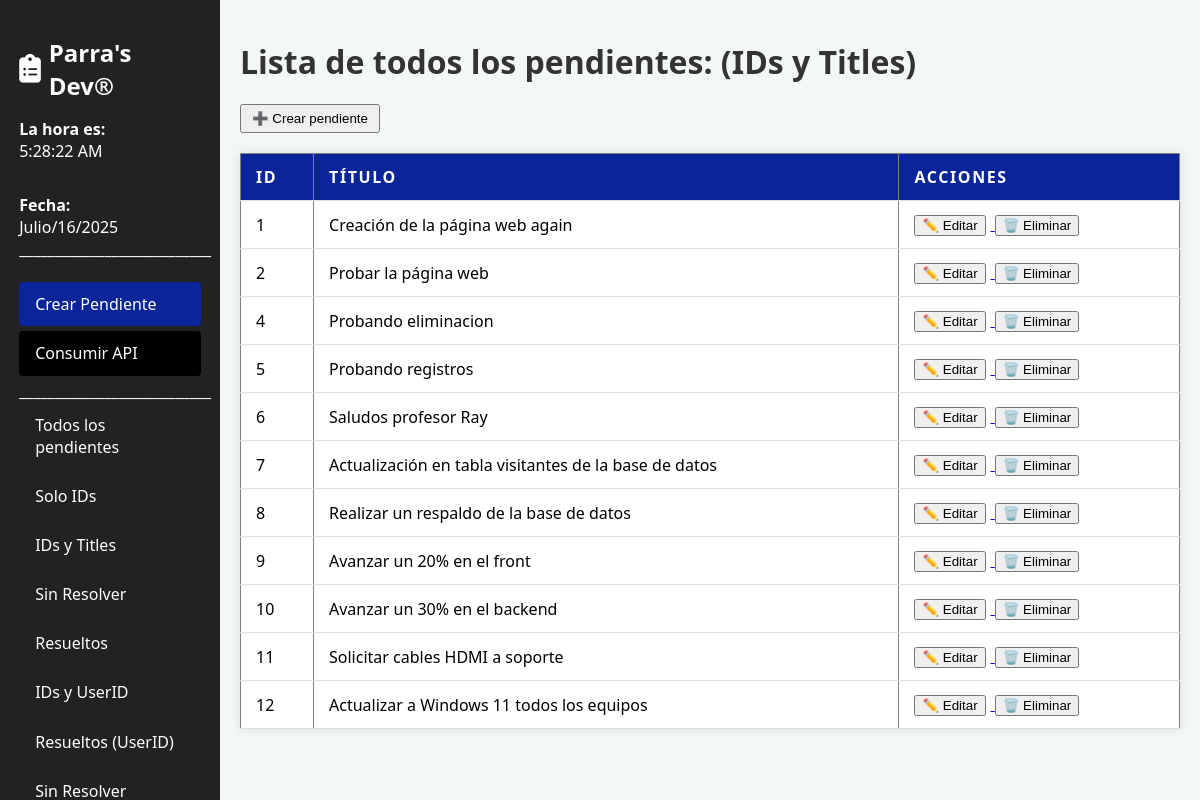
The page /ids_titles/ on the database its author committed.
### pendientes/models.py (models this page shows, shortened)
class Pendiente(models.Model):
    userId = models.IntegerField()
    title = models.CharField(max_length=200)
    completed = models.BooleanField(default=False)

### pendientes/views.py (the view)
# urls.py: path('ids_titles/', views.lista_ids_titles, name='ids_titles'),
def lista_ids_titles(request):
    pendientes = Pendiente.objects.all().values('id', 'title')
    return render(request, 'pendientes/ids_titles.html', {'pendientes': pendientes})

### pendientes/templates/pendientes/ids_titles.html
{% extends 'pendientes/base.html' %}
{% block content %}
<h1>Lista de todos los pendientes: (IDs y Titles)</h1>
<div style="margin-bottom: 15px;">
    <a href="{% url 'crear_pendiente' %}">
        <button style="padding: 5px 10px;">➕ Crear pendiente</button>
    </a>
</div>
<table border="1" cellspacing="0" cellpadding="5">
    <thead>
        <tr>
            <th>ID</th>
            <th>Título</th>
            <th>Acciones</th>
        </tr>
    </thead>
    <tbody>
        {% for pendiente in pendientes %}
        <tr>
            <td>{{ pendiente.id }}</td>
            <td>{{ pendiente.title }}</td>
            <td>
                <a href="{% url 'editar_pendiente' pendiente.id %}">
                    <button style="margin-right: 5px;">✏️ Editar</button>
                </a>
                <a href="{% url 'eliminar_pendiente' pendiente.id %}">
                    <button style="margin-right: 5px;">🗑️ Eliminar</button>
                </a>
            </td>
        </tr>
        {% empty %}
        <tr><td colspan="3">No hay pendientes.</td></tr>
        {% endfor %}
    </tbody>
</table>
{% endblock %}

### pendientes/static/pendientes/css/sidebar.css (style rules this page uses)
body { margin: 0; font-family: Arial, sans-serif; display: flex; }

### pendientes/static/pendientes/css/styles.css (style rules this page uses)
body { font-family: 'Segoe UI', Tahoma, Geneva, Verdana, sans-serif; background-color: #f4f7f8; margin: 0; padding: 0; }
table { width: 100%; border-collapse: collapse; margin-top: 20px; background-color: white; box-shadow: 0 0 10px rgba(0,0,0,0.1); }
th, td { padding: 12px 15px; text-align: left; border-bottom: 1px solid #ddd; }
th { background-color: #0a2499; color: white; text-transform: uppercase; letter-spacing: 0.1em; }
h1 { color: #333; margin-top: 20px; }

### rows shown on the page
Pendiente: id "1", title "Creación de la página web again"
Pendiente: id "2", title "Probar la página web"
Pendiente: id "4", title "Probando eliminacion"
Pendiente: id "5", title "Probando registros"
Pendiente: id "6", title "Saludos profesor Ray"
Pendiente: id "7", title "Actualización en tabla visitantes de la base de datos"
Pendiente: id "8", title "Realizar un respaldo de la base de datos"
Pendiente: id "9", title "Avanzar un 20% en el front"
Pendiente: id "10", title "Avanzar un 30% en el backend"
Pendiente: id "11", title "Solicitar cables HDMI a soporte"
Pendiente: id "12", title "Actualizar a Windows 11 todos los equipos"
